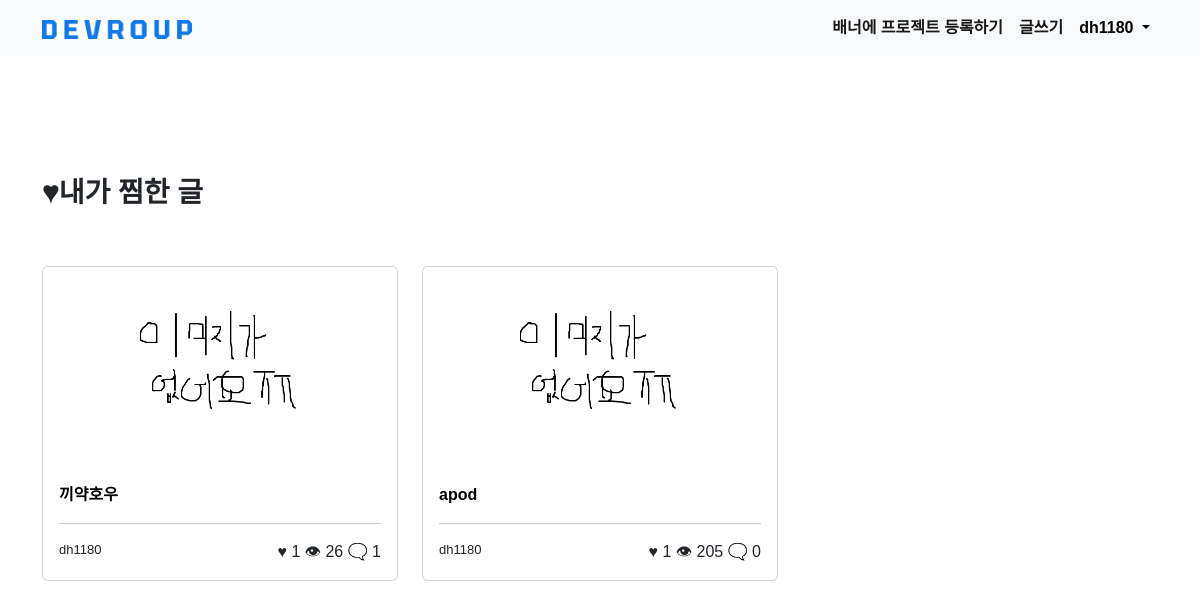
Before: /user/user_like_posts/ (signed in) with the older database file.
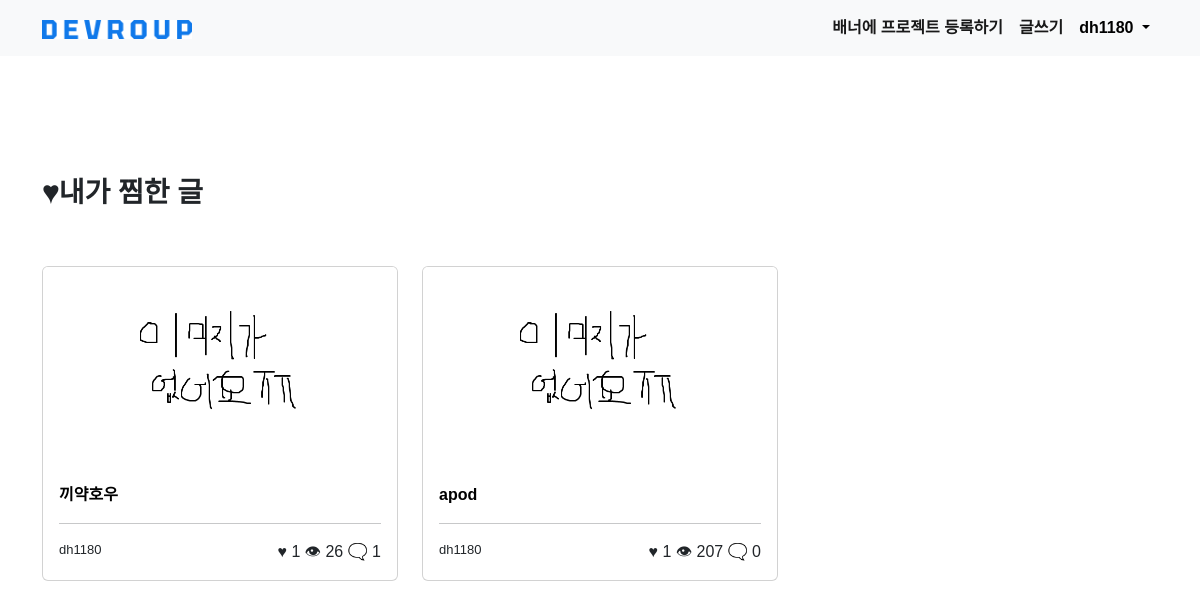
After: the same page with the newer database file.
### community/models.py (models this page shows, shortened)
class Post(models.Model):
    title = models.CharField(max_length=200)
    author = models.ForeignKey(User, on_delete=models.CASCADE, null=True)
    hit = models.IntegerField(default=0)
    like = models.IntegerField(default=0)
    like_users = models.ManyToManyField(User, related_name='like_posts')
    date = models.DateTimeField(auto_now_add=True)
    image = models.ImageField(upload_to='community_thumbnail', null=True)
    content = models.TextField()
    github_address = models.URLField(null=True)
    def get_comment_count(self):
        return Comment.objects.filter(post=self).count()

### user/views.py (the view)
# urls.py: path('user_like_posts/', views.user_like_posts, name='user_like_posts'),
def user_like_posts(request):
    posts = Post.objects.filter(like_users=request.user).order_by('-date')
    return render(request, 'user/user_like_posts.html', {'posts': posts})

### user/templates/user/user_like_posts.html (shortened to what this page needs)
{% extends 'community/base.html' %} {% block content %}
<br /><br /><br /><br /><br />
<div class="container">
    <div class="row mb-5">
        <h3 style="font-weight: 1000;">♥내가 찜한 글</h3>
    </div>
    <div class="row">
        {% for post in posts %}
        <div class="col-md-4 col-sm-12 mb-5">
            <div class="card h-100">
                <div class="media-container">
                    <img
                        src="{{ post.image.url }}"
                        class="card-img-top"
                        style="object-fit: cover; height: 200px;"
                    />
                </div>
                <div class="card-body">
                    <a
                        class="card-title stretched-link"
                        href="{% url 'community:post_detail' pk=post.pk %}"
                       style="font-weight: bold;"
                        >{{ post.title }}</a
                    >
                    <br />
                    <hr />
                    <div class="row">
                        <div class="col-6" style="font-size: small">
                            {{ post.author }}
                        </div>
                        <div class="col-6 text-end">
                            ♥&nbsp;{{ post.like }}
                            👁&nbsp;{{ post.hit }}
                            🗨️&nbsp;{{ post.get_comment_count }}
                        </div>
                    </div>
                </div>
            </div>
        </div>
        {% endfor %}
    </div>
{% endblock content %}

Changed rows visible on the page:
changed Post "apod": hit "205" → "207"
